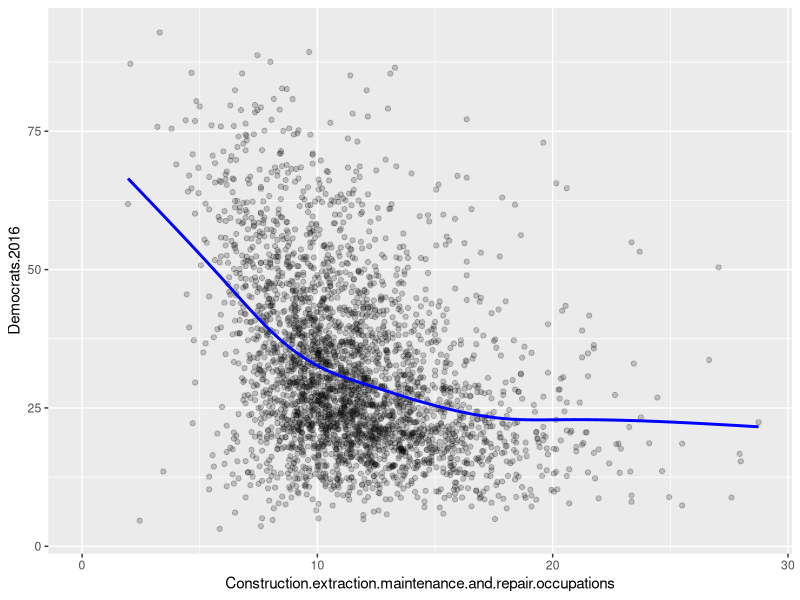
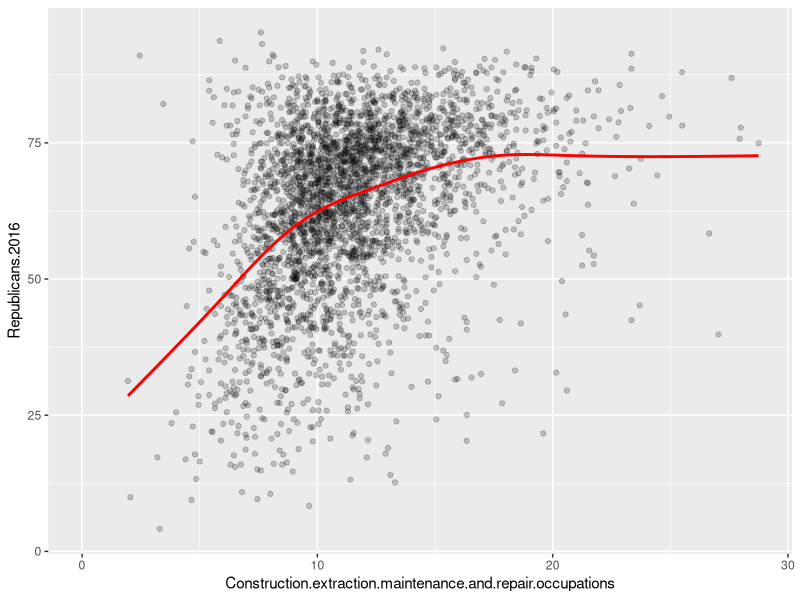
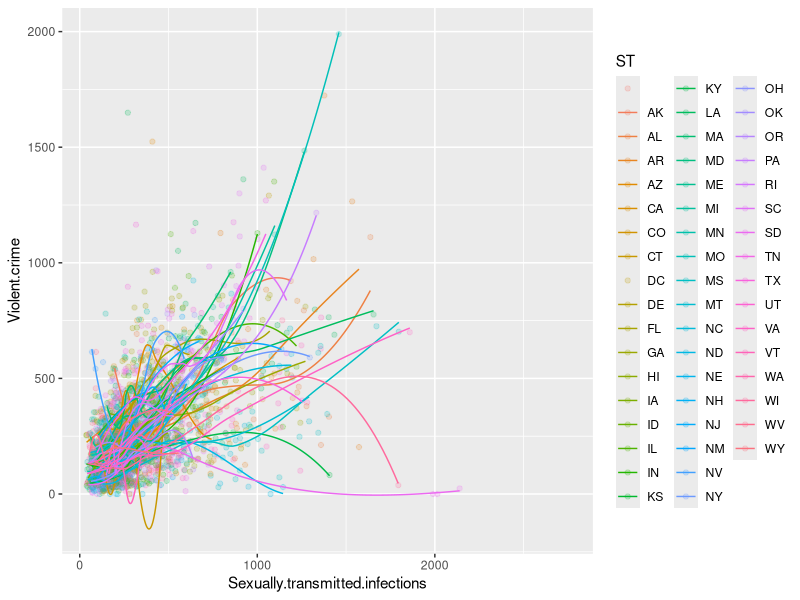
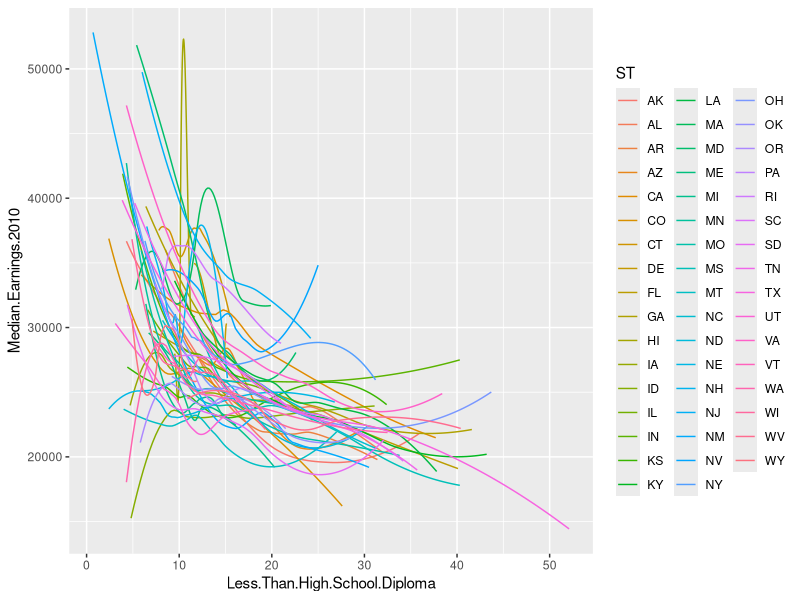
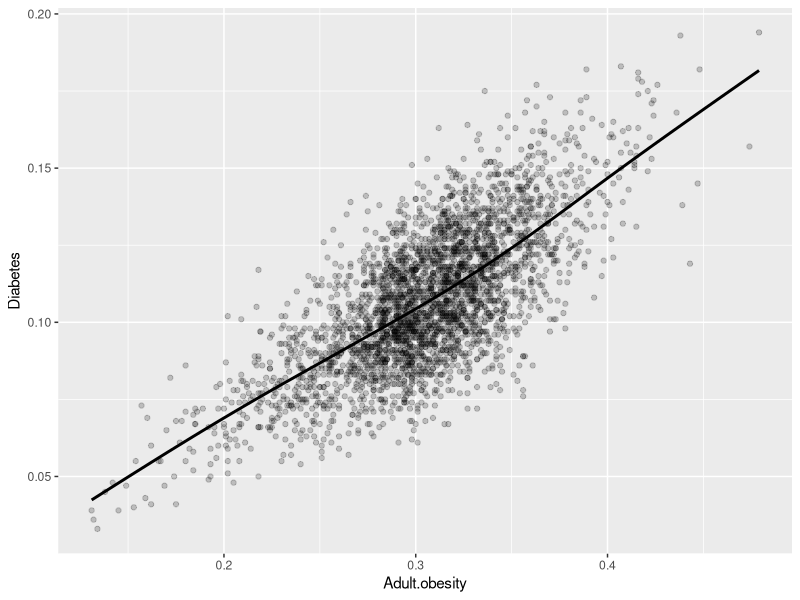
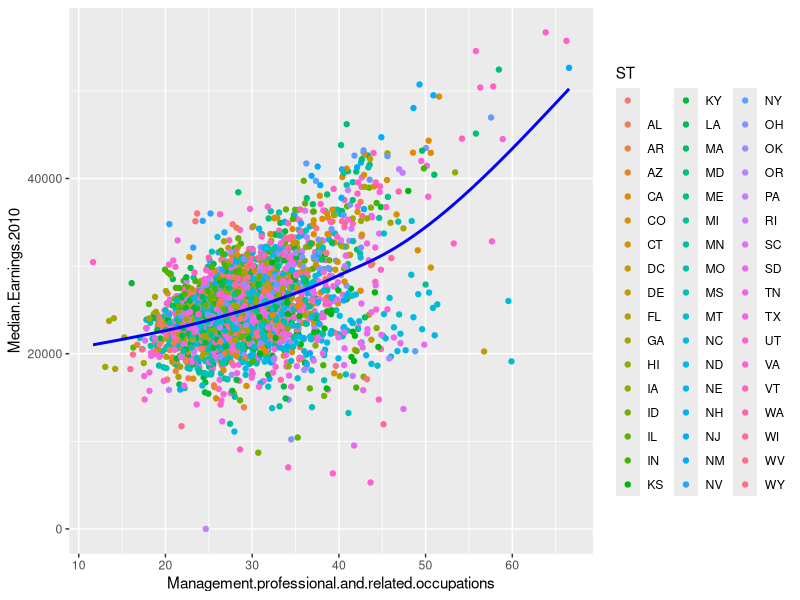
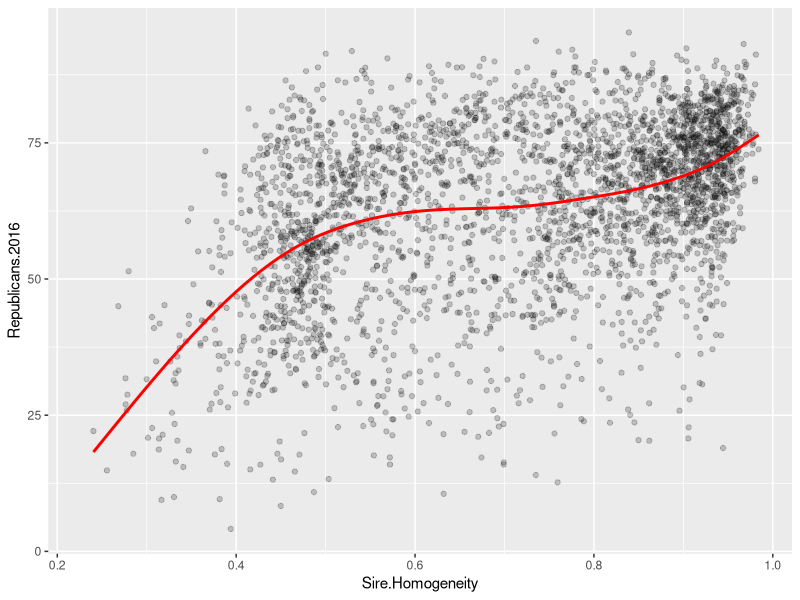

The R script that drew these images, in order:
## ---- chunk 1
knitr::opts_chunk$set(echo = TRUE)
library(tidyverse)
library(ggplot2)
election_data <- read.csv("US_Presidential_Election_2016_By_County.csv")

## ---- chunk 2
summary(election_data)
## ---- chunk 3
ggplot(data = election_data, mapping = aes(x = Construction.extraction.maintenance.and.repair.occupations, y = Democrats.2016)) + 
  geom_point(mapping = aes(), alpha = 0.2) +
  geom_smooth(se = FALSE, colour = "Blue")
## ---- chunk 4
ggplot(data = election_data, mapping = aes(x = Construction.extraction.maintenance.and.repair.occupations, y = Republicans.2016)) + 
  geom_point(mapping = aes(), alpha = 0.2) +
  geom_smooth(se = FALSE, colour = "Red")
## ---- chunk 5
ggplot(data = election_data, mapping = aes(x = Sexually.transmitted.infections, y = Violent.crime, color = ST)) +
  geom_point(mapping = aes(), alpha = 0.2) +
  geom_smooth(se = FALSE, size = 0.5)
## ---- chunk 6
#d <- filter(election_data, ST %in% c("CA", "NE", "FL"))
ggplot(election_data, aes(x=Less.Than.High.School.Diploma, y = Median.Earnings.2010, color=ST)) +
  geom_smooth(se = FALSE, size = 0.5)
## ---- chunk 7
ggplot(election_data, mapping = aes(x = Adult.obesity, y = Diabetes)) +
  geom_point(mapping = aes(), alpha = 0.2) +
  geom_smooth(se = FALSE, colour = "Black")
  #geom_histogram(binwidth = 1000)
  #geom_density(aes(fill = ST), alpha = 0.3) +
  #facet_wrap(~ST, nrow = 6)
## ---- chunk 8
d <- filter(election_data, State != "Alaska")
ggplot(data = d, mapping = aes(x = Management.professional.and.related.occupations , y = Median.Earnings.2010, color = ST)) + 
  geom_point(binwidth = 0.1) +
  geom_smooth(se = FALSE, size = 1, colour = "Blue")
## ---- chunk 9
ggplot(data = election_data, mapping = aes(x = Sire.Homogeneity, y = Republicans.2016)) + 
  geom_point(mapping = aes(), alpha = 0.2) +
  geom_smooth(se = FALSE, colour = "Red")
